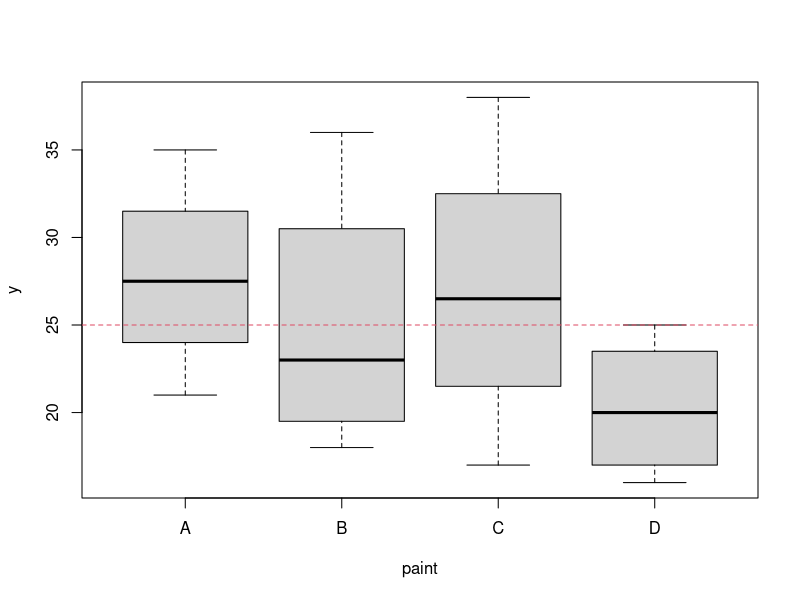
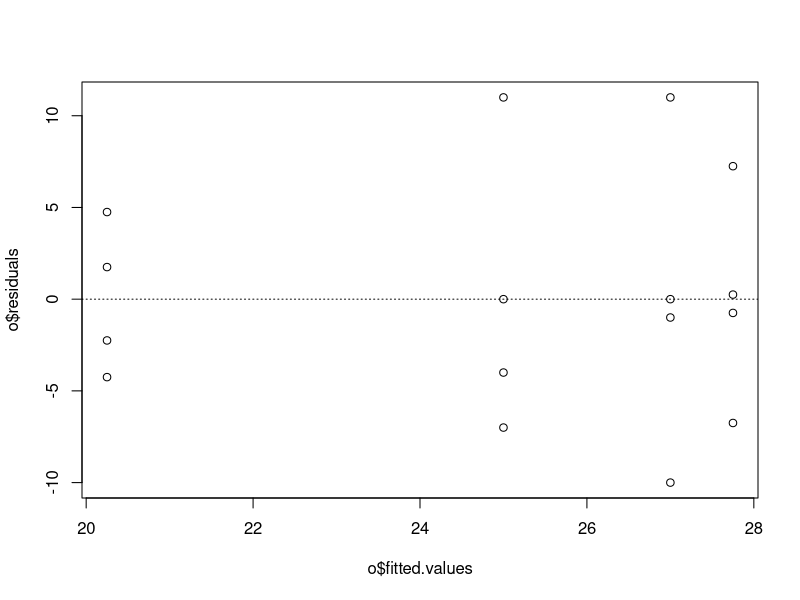
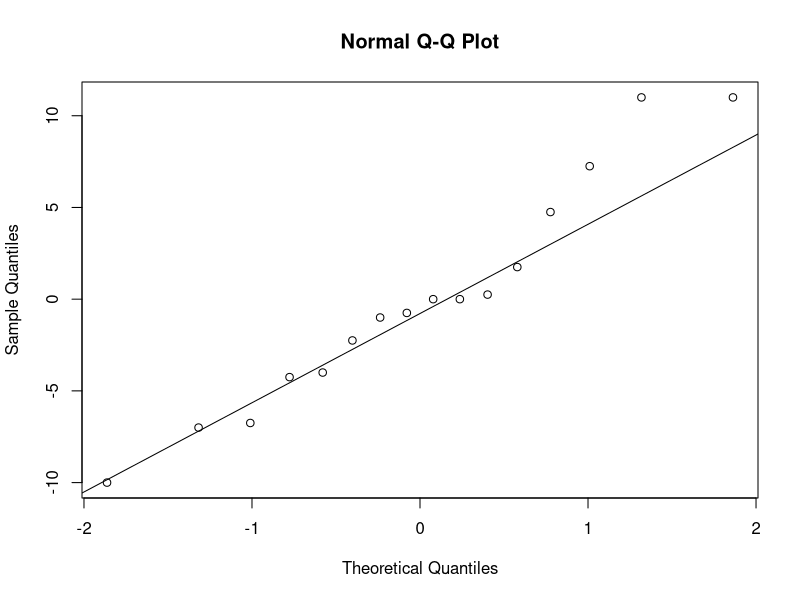

The R script that drew these images, in order:

## ST512 
## Author: Prof Ryan Martin (www4.stat.ncsu.edu/~rmartin)
## R code for Example 14.2 in Ott & Longnecker

# Read in data

paint <- read.table(file="data/example_14-2.txt", header=TRUE)
print(paint)

# Numerical and graphical summaries

tapply(paint$y, paint$paint, mean)
tapply(paint$y, paint$paint, sd)

boxplot(y ~ paint, data=paint)
abline(h=mean(paint$y), col=2, lty=2)

# Code "method" as a factor

pnt <- factor(paint$paint)
y <- paint$y

print(pnt)

o <- lm(y ~ pnt)
o.sum <- summary(o)
print(o.sum)

anova(o)

# Check residual diagnostic plots

plot(o$fitted.values, o$residuals); abline(h=0, lty=3)
qqnorm(o$residuals); qqline(o$residuals)

# Contrast: compare avg of new paints (B, C, D) with old paint (A)

w <- c(1, -1/3, -1/3, -1/3)
theta.hat <- sum(w * as.numeric(tapply(y, pnt, mean)))
print(theta.hat)

r <- as.numeric(tapply(y, pnt, length))
SS.w <- theta.hat**2 / sum(w**2 / r)
F.stat <- SS.w / o.sum$sigma**2
df1 <- 1
df2 <- length(y) - length(levels(pnt))
pval <- 1 - pf(F.stat, df1, df2); print(pval)
